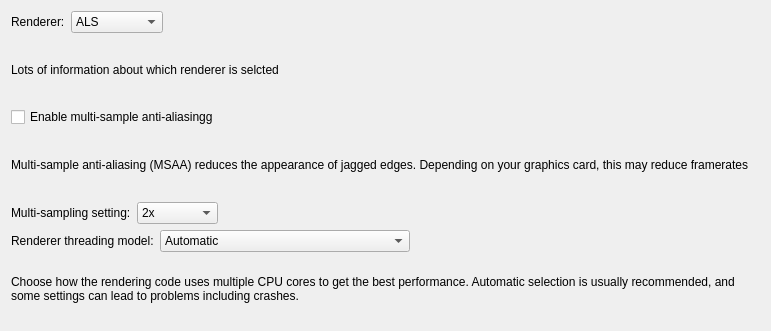
<?xml version="1.0" encoding="UTF-8"?>
<ui version="4.0">
 <class>RenderingSettings</class>
 <widget class="SettingsSection" name="RenderingSettings">
  <property name="geometry">
   <rect>
    <x>0</x>
    <y>0</y>
    <width>771</width>
    <height>331</height>
   </rect>
  </property>
  <property name="windowTitle">
   <string>Form</string>
  </property>
  <property name="title" stdset="0">
   <string>Rendering</string>
  </property>
  <layout class="QVBoxLayout" name="verticalLayout">
   <item>
    <layout class="QHBoxLayout" name="horizontalLayout">
     <item>
      <widget class="QLabel" name="label_2">
       <property name="text">
        <string>Renderer:</string>
       </property>
      </widget>
     </item>
     <item>
      <widget class="QComboBox" name="comboBox">
       <item>
        <property name="text">
         <string>ALS</string>
        </property>
       </item>
       <item>
        <property name="text">
         <string>Rembrandt</string>
        </property>
       </item>
       <item>
        <property name="text">
         <string>Default</string>
        </property>
       </item>
      </widget>
     </item>
     <item>
      <spacer name="horizontalSpacer">
       <property name="orientation">
        <enum>Qt::Horizontal</enum>
       </property>
       <property name="sizeHint" stdset="0">
        <size>
         <width>40</width>
         <height>20</height>
        </size>
       </property>
      </spacer>
     </item>
    </layout>
   </item>
   <item>
    <widget class="QLabel" name="label">
     <property name="text">
      <string>Lots of information about which renderer is selcted</string>
     </property>
     <property name="help" stdset="0">
      <bool>true</bool>
     </property>
    </widget>
   </item>
   <item>
    <widget class="QCheckBox" name="checkBox">
     <property name="text">
      <string>Enable multi-sample anti-aliasingg</string>
     </property>
    </widget>
   </item>
   <item>
    <widget class="QLabel" name="label_3">
     <property name="text">
      <string>Multi-sample anti-aliasing (MSAA) reduces the appearance of jagged edges. Depending on your graphics card, this may reduce framerates</string>
     </property>
     <property name="wordWrap">
      <bool>true</bool>
     </property>
     <property name="help" stdset="0">
      <bool>true</bool>
     </property>
    </widget>
   </item>
   <item>
    <layout class="QHBoxLayout" name="horizontalLayout_2" stretch="0,0,0">
     <item>
      <widget class="QLabel" name="label_4">
       <property name="text">
        <string>Multi-sampling setting:</string>
       </property>
       <property name="advanced" stdset="0">
        <bool>true</bool>
       </property>
      </widget>
     </item>
     <item>
      <widget class="QComboBox" name="comboBox_2">
       <property name="advanced" stdset="0">
        <bool>true</bool>
       </property>
       <item>
        <property name="text">
         <string>2x</string>
        </property>
       </item>
       <item>
        <property name="text">
         <string>4x</string>
        </property>
       </item>
       <item>
        <property name="text">
         <string>8x</string>
        </property>
       </item>
       <item>
        <property name="text">
         <string>16x</string>
        </property>
       </item>
       <item>
        <property name="text">
         <string>Custom...</string>
        </property>
       </item>
      </widget>
     </item>
     <item>
      <spacer name="horizontalSpacer_2">
       <property name="orientation">
        <enum>Qt::Horizontal</enum>
       </property>
       <property name="sizeHint" stdset="0">
        <size>
         <width>40</width>
         <height>20</height>
        </size>
       </property>
      </spacer>
     </item>
    </layout>
   </item>
   <item>
    <layout class="QHBoxLayout" name="horizontalLayout_3">
     <item>
      <widget class="QLabel" name="label_5">
       <property name="text">
        <string>Renderer threading model:</string>
       </property>
       <property name="advanced" stdset="0">
        <bool>true</bool>
       </property>
      </widget>
     </item>
     <item>
      <widget class="QComboBox" name="comboBox_3">
       <property name="advanced" stdset="0">
        <bool>true</bool>
       </property>
       <item>
        <property name="text">
         <string>Automatic</string>
        </property>
       </item>
       <item>
        <property name="text">
         <string>Thread for culling and drawing</string>
        </property>
       </item>
       <item>
        <property name="text">
         <string>Separate threads for culling and drawing</string>
        </property>
       </item>
      </widget>
     </item>
     <item>
      <spacer name="horizontalSpacer_3">
       <property name="orientation">
        <enum>Qt::Horizontal</enum>
       </property>
       <property name="sizeHint" stdset="0">
        <size>
         <width>40</width>
         <height>20</height>
        </size>
       </property>
      </spacer>
     </item>
    </layout>
   </item>
   <item>
    <widget class="QLabel" name="label_6">
     <property name="text">
      <string>Choose how the rendering code uses multiple CPU cores to get the best performance. Automatic selection is usually recommended, and some settings can lead to problems including crashes.</string>
     </property>
     <property name="wordWrap">
      <bool>true</bool>
     </property>
     <property name="advanced" stdset="0">
      <bool>true</bool>
     </property>
     <property name="help" stdset="0">
      <bool>true</bool>
     </property>
    </widget>
   </item>
  </layout>
 </widget>
 <customwidgets>
  <customwidget>
   <class>SettingsSection</class>
   <extends>QWidget</extends>
   <header location="global">GUI/settingssection.h</header>
   <container>1</container>
  </customwidget>
 </customwidgets>
 <resources/>
 <connections/>
</ui>
